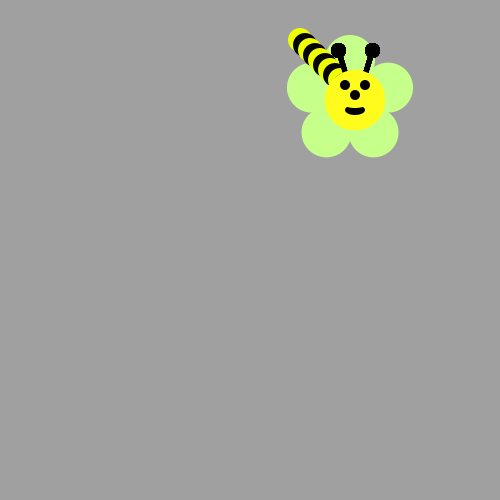
Frame 1 (no input)
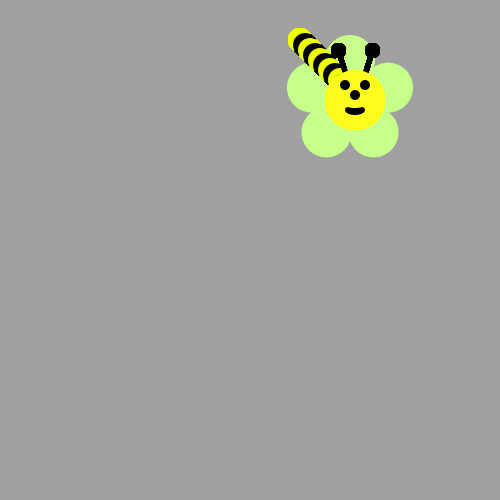
Frame 60 (the mouse pressed at the canvas centre just before this capture)
Frame 120 (the mouse held since frame 60 and released just before this capture): identical to frame 60, image omitted

The Processing sketch that drew these frames (run headless with seeded random() and noise(); from frame 60 on, the mouse is pressed at the canvas centre):

// Processing sketch: bumble_bee
// ── bumble_bee.pde

void setup() {
     ellipseMode(CENTER);
     size(500, 500);
     background(160, 160, 160);
     drawFlower(350, 100);
}

void draw() {
  int x=300;
  int y=40;
  
  
  
  for (int i = 0; i < 10; i++) {

    if (i % 2 == 0) {
      fill(#EEFF05);
    }
    else {
       fill(#050505);
        
    }
  
  ellipse(x,y,24,24);
  x+=5;
  y+=5;
  drawBeeFace(355,100);
}}
// First run the program and you should see a flower.  
  
  
/* Then, use a loop to make a body for the Bee! 
(see the image on the recipe, it's a diagonal line of circles)
Use modulo to make the colors alternate between yellow and black
*/



/*
Now put his head on using drawBeeFace(x,y)
*/



/**************   Use these methods but  DON'T CHANGE THE CODE BELOW  **************/

void drawFlower(int x, int y) {
     noStroke();
     translate(x, y);
     // draw 5 petals, rotating after each one
     fill(#c6ff89);      // green
      for (int i = 0; i < 5; i++) {
           ellipse(0, -40, 50, 50);
          rotate(radians(72));
     }
     fill(#fff9bb); // light yellow
     ellipse(0, 0, 50, 50);
} 
void drawBeeFace(int BeeFaceX, int BeeFaceY) {
     noStroke();
     fill(0, 0, 0);
     stroke(1);
     strokeWeight(5);
     line(BeeFaceX-10, BeeFaceY-27, BeeFaceX-17, BeeFaceY-50);
     line(BeeFaceX+10, BeeFaceY-27, BeeFaceX+17, BeeFaceY-50);
     ellipse(BeeFaceX-17, BeeFaceY-50, 10, 10);
     ellipse(BeeFaceX+17, BeeFaceY-50, 10, 10);
     noStroke();
     fill(255, 251, 28);
     ellipse(BeeFaceX, BeeFaceY, 60, 60); // face
     fill(255, 237, 209);
     fill(0,0,0);
      ellipse(BeeFaceX-10, BeeFaceY-15, 10, 10); // eyes
     ellipse(BeeFaceX+10, BeeFaceY-15, 10, 10);
      ellipse(BeeFaceX, BeeFaceY-5, 10, 10); // nose
      ellipse(BeeFaceX, BeeFaceY+10, 20, 10);// mouth
     fill(255, 251, 28);
     ellipse(BeeFaceX, BeeFaceY+5, 20, 6);
}
